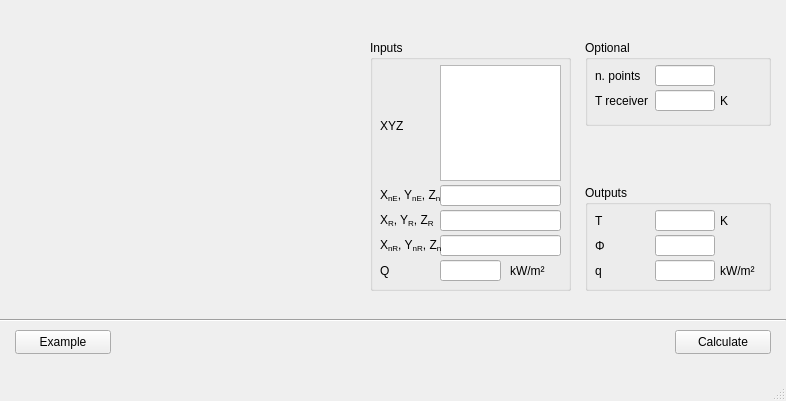
<?xml version="1.0" encoding="UTF-8"?>
<ui version="4.0">
 <class>MainWindow</class>
 <widget class="QMainWindow" name="MainWindow">
  <property name="geometry">
   <rect>
    <x>0</x>
    <y>0</y>
    <width>786</width>
    <height>401</height>
   </rect>
  </property>
  <property name="windowTitle">
   <string>MainWindow</string>
  </property>
  <widget class="QWidget" name="centralwidget">
   <widget class="Line" name="line">
    <property name="geometry">
     <rect>
      <x>0</x>
      <y>310</y>
      <width>786</width>
      <height>21</height>
     </rect>
    </property>
    <property name="orientation">
     <enum>Qt::Horizontal</enum>
    </property>
   </widget>
   <widget class="QGroupBox" name="groupBox_in">
    <property name="geometry">
     <rect>
      <x>370</x>
      <y>40</y>
      <width>201</width>
      <height>251</height>
     </rect>
    </property>
    <property name="title">
     <string>Inputs</string>
    </property>
    <widget class="QLabel" name="label_30">
     <property name="geometry">
      <rect>
       <x>10</x>
       <y>75</y>
       <width>61</width>
       <height>21</height>
      </rect>
     </property>
     <property name="minimumSize">
      <size>
       <width>0</width>
       <height>0</height>
      </size>
     </property>
     <property name="maximumSize">
      <size>
       <width>99999</width>
       <height>99999</height>
      </size>
     </property>
     <property name="toolTip">
      <string>Vertices of emitter</string>
     </property>
     <property name="text">
      <string>XYZ</string>
     </property>
     <property name="alignment">
      <set>Qt::AlignLeading|Qt::AlignLeft|Qt::AlignVCenter</set>
     </property>
    </widget>
    <widget class="QLabel" name="label_24">
     <property name="geometry">
      <rect>
       <x>10</x>
       <y>220</y>
       <width>61</width>
       <height>21</height>
      </rect>
     </property>
     <property name="sizePolicy">
      <sizepolicy hsizetype="Fixed" vsizetype="Fixed">
       <horstretch>0</horstretch>
       <verstretch>0</verstretch>
      </sizepolicy>
     </property>
     <property name="minimumSize">
      <size>
       <width>0</width>
       <height>0</height>
      </size>
     </property>
     <property name="maximumSize">
      <size>
       <width>99999</width>
       <height>99999</height>
      </size>
     </property>
     <property name="toolTip">
      <string>Heat flux of emitter</string>
     </property>
     <property name="text">
      <string>Q</string>
     </property>
     <property name="alignment">
      <set>Qt::AlignLeading|Qt::AlignLeft|Qt::AlignVCenter</set>
     </property>
    </widget>
    <widget class="QLabel" name="label_26">
     <property name="geometry">
      <rect>
       <x>10</x>
       <y>145</y>
       <width>61</width>
       <height>21</height>
      </rect>
     </property>
     <property name="sizePolicy">
      <sizepolicy hsizetype="Fixed" vsizetype="Fixed">
       <horstretch>0</horstretch>
       <verstretch>0</verstretch>
      </sizepolicy>
     </property>
     <property name="minimumSize">
      <size>
       <width>0</width>
       <height>0</height>
      </size>
     </property>
     <property name="maximumSize">
      <size>
       <width>99999</width>
       <height>99999</height>
      </size>
     </property>
     <property name="toolTip">
      <string>Emitter orientation (normal)</string>
     </property>
     <property name="text">
      <string>&lt;html&gt;&lt;head/&gt;&lt;body&gt;&lt;p&gt;X&lt;span style=&quot; vertical-align:sub;&quot;&gt;nE&lt;/span&gt;, Y&lt;span style=&quot; vertical-align:sub;&quot;&gt;nE&lt;/span&gt;, Z&lt;span style=&quot; vertical-align:sub;&quot;&gt;nE&lt;/span&gt;&lt;/p&gt;&lt;/body&gt;&lt;/html&gt;</string>
     </property>
     <property name="alignment">
      <set>Qt::AlignLeading|Qt::AlignLeft|Qt::AlignVCenter</set>
     </property>
    </widget>
    <widget class="QLineEdit" name="lineEdit_in_receiver_location">
     <property name="geometry">
      <rect>
       <x>70</x>
       <y>170</y>
       <width>121</width>
       <height>21</height>
      </rect>
     </property>
     <property name="sizePolicy">
      <sizepolicy hsizetype="Fixed" vsizetype="Fixed">
       <horstretch>0</horstretch>
       <verstretch>0</verstretch>
      </sizepolicy>
     </property>
     <property name="minimumSize">
      <size>
       <width>0</width>
       <height>0</height>
      </size>
     </property>
     <property name="maximumSize">
      <size>
       <width>16777215</width>
       <height>16777215</height>
      </size>
     </property>
     <property name="baseSize">
      <size>
       <width>0</width>
       <height>0</height>
      </size>
     </property>
    </widget>
    <widget class="QLineEdit" name="lineEdit_in_emitter_normal">
     <property name="geometry">
      <rect>
       <x>70</x>
       <y>145</y>
       <width>121</width>
       <height>21</height>
      </rect>
     </property>
     <property name="sizePolicy">
      <sizepolicy hsizetype="Fixed" vsizetype="Fixed">
       <horstretch>0</horstretch>
       <verstretch>0</verstretch>
      </sizepolicy>
     </property>
     <property name="minimumSize">
      <size>
       <width>0</width>
       <height>0</height>
      </size>
     </property>
     <property name="maximumSize">
      <size>
       <width>16777215</width>
       <height>16777215</height>
      </size>
     </property>
     <property name="baseSize">
      <size>
       <width>0</width>
       <height>0</height>
      </size>
     </property>
     <property name="text">
      <string/>
     </property>
    </widget>
    <widget class="QLineEdit" name="lineEdit_in_receiver_normal">
     <property name="geometry">
      <rect>
       <x>70</x>
       <y>195</y>
       <width>121</width>
       <height>21</height>
      </rect>
     </property>
     <property name="sizePolicy">
      <sizepolicy hsizetype="Fixed" vsizetype="Fixed">
       <horstretch>0</horstretch>
       <verstretch>0</verstretch>
      </sizepolicy>
     </property>
     <property name="minimumSize">
      <size>
       <width>0</width>
       <height>0</height>
      </size>
     </property>
     <property name="maximumSize">
      <size>
       <width>16777215</width>
       <height>16777215</height>
      </size>
     </property>
     <property name="baseSize">
      <size>
       <width>0</width>
       <height>0</height>
      </size>
     </property>
    </widget>
    <widget class="QLabel" name="label_43">
     <property name="geometry">
      <rect>
       <x>140</x>
       <y>220</y>
       <width>40</width>
       <height>21</height>
      </rect>
     </property>
     <property name="minimumSize">
      <size>
       <width>0</width>
       <height>0</height>
      </size>
     </property>
     <property name="maximumSize">
      <size>
       <width>16777215</width>
       <height>16777215</height>
      </size>
     </property>
     <property name="text">
      <string>kW/m²</string>
     </property>
    </widget>
    <widget class="QLineEdit" name="lineEdit_in_Q">
     <property name="geometry">
      <rect>
       <x>70</x>
       <y>220</y>
       <width>61</width>
       <height>21</height>
      </rect>
     </property>
     <property name="sizePolicy">
      <sizepolicy hsizetype="Fixed" vsizetype="Fixed">
       <horstretch>0</horstretch>
       <verstretch>0</verstretch>
      </sizepolicy>
     </property>
     <property name="minimumSize">
      <size>
       <width>0</width>
       <height>0</height>
      </size>
     </property>
     <property name="maximumSize">
      <size>
       <width>16777215</width>
       <height>16777215</height>
      </size>
     </property>
     <property name="baseSize">
      <size>
       <width>0</width>
       <height>0</height>
      </size>
     </property>
    </widget>
    <widget class="QLabel" name="label_27">
     <property name="geometry">
      <rect>
       <x>10</x>
       <y>195</y>
       <width>61</width>
       <height>21</height>
      </rect>
     </property>
     <property name="sizePolicy">
      <sizepolicy hsizetype="Fixed" vsizetype="Fixed">
       <horstretch>0</horstretch>
       <verstretch>0</verstretch>
      </sizepolicy>
     </property>
     <property name="minimumSize">
      <size>
       <width>0</width>
       <height>0</height>
      </size>
     </property>
     <property name="maximumSize">
      <size>
       <width>99999</width>
       <height>99999</height>
      </size>
     </property>
     <property name="toolTip">
      <string>Receiver orientation (normal)</string>
     </property>
     <property name="text">
      <string>&lt;html&gt;&lt;head/&gt;&lt;body&gt;&lt;p&gt;X&lt;span style=&quot; vertical-align:sub;&quot;&gt;nR&lt;/span&gt;, Y&lt;span style=&quot; vertical-align:sub;&quot;&gt;nR&lt;/span&gt;, Z&lt;span style=&quot; vertical-align:sub;&quot;&gt;nR&lt;/span&gt;&lt;/p&gt;&lt;/body&gt;&lt;/html&gt;</string>
     </property>
     <property name="alignment">
      <set>Qt::AlignLeading|Qt::AlignLeft|Qt::AlignVCenter</set>
     </property>
    </widget>
    <widget class="QLabel" name="label_28">
     <property name="geometry">
      <rect>
       <x>10</x>
       <y>170</y>
       <width>61</width>
       <height>21</height>
      </rect>
     </property>
     <property name="sizePolicy">
      <sizepolicy hsizetype="Fixed" vsizetype="Fixed">
       <horstretch>0</horstretch>
       <verstretch>0</verstretch>
      </sizepolicy>
     </property>
     <property name="minimumSize">
      <size>
       <width>0</width>
       <height>0</height>
      </size>
     </property>
     <property name="maximumSize">
      <size>
       <width>99999</width>
       <height>99999</height>
      </size>
     </property>
     <property name="toolTip">
      <string>Receiver location</string>
     </property>
     <property name="text">
      <string>&lt;html&gt;&lt;head/&gt;&lt;body&gt;&lt;p&gt;X&lt;span style=&quot; vertical-align:sub;&quot;&gt;R&lt;/span&gt;, Y&lt;span style=&quot; vertical-align:sub;&quot;&gt;R&lt;/span&gt;, Z&lt;span style=&quot; vertical-align:sub;&quot;&gt;R&lt;/span&gt;&lt;/p&gt;&lt;/body&gt;&lt;/html&gt;</string>
     </property>
     <property name="alignment">
      <set>Qt::AlignLeading|Qt::AlignLeft|Qt::AlignVCenter</set>
     </property>
    </widget>
    <widget class="QPlainTextEdit" name="plainTextEdit_in_emiter_xyz">
     <property name="geometry">
      <rect>
       <x>70</x>
       <y>25</y>
       <width>121</width>
       <height>116</height>
      </rect>
     </property>
    </widget>
   </widget>
   <widget class="QLabel" name="label">
    <property name="geometry">
     <rect>
      <x>15</x>
      <y>15</y>
      <width>341</width>
      <height>285</height>
     </rect>
    </property>
    <property name="text">
     <string/>
    </property>
    <property name="pixmap">
     <pixmap>../images/phi_calculator_extreme.png</pixmap>
    </property>
   </widget>
   <widget class="QPushButton" name="pushButton_calculate">
    <property name="geometry">
     <rect>
      <x>675</x>
      <y>330</y>
      <width>96</width>
      <height>24</height>
     </rect>
    </property>
    <property name="toolTip">
     <string>Click (or press Enter) to calculate.</string>
    </property>
    <property name="statusTip">
     <string>Click (or press Enter) to calculate.</string>
    </property>
    <property name="text">
     <string>Calculate</string>
    </property>
   </widget>
   <widget class="QGroupBox" name="groupBox_optionals">
    <property name="geometry">
     <rect>
      <x>585</x>
      <y>40</y>
      <width>186</width>
      <height>86</height>
     </rect>
    </property>
    <property name="title">
     <string>Optional</string>
    </property>
    <widget class="QLineEdit" name="lineEdit_in_emitter_points">
     <property name="geometry">
      <rect>
       <x>70</x>
       <y>25</y>
       <width>60</width>
       <height>21</height>
      </rect>
     </property>
     <property name="sizePolicy">
      <sizepolicy hsizetype="Fixed" vsizetype="Fixed">
       <horstretch>0</horstretch>
       <verstretch>0</verstretch>
      </sizepolicy>
     </property>
     <property name="minimumSize">
      <size>
       <width>0</width>
       <height>0</height>
      </size>
     </property>
     <property name="maximumSize">
      <size>
       <width>60</width>
       <height>16777215</height>
      </size>
     </property>
    </widget>
    <widget class="QLabel" name="label_14">
     <property name="geometry">
      <rect>
       <x>10</x>
       <y>25</y>
       <width>61</width>
       <height>21</height>
      </rect>
     </property>
     <property name="sizePolicy">
      <sizepolicy hsizetype="Fixed" vsizetype="Fixed">
       <horstretch>0</horstretch>
       <verstretch>0</verstretch>
      </sizepolicy>
     </property>
     <property name="minimumSize">
      <size>
       <width>40</width>
       <height>0</height>
      </size>
     </property>
     <property name="maximumSize">
      <size>
       <width>16777215</width>
       <height>16777215</height>
      </size>
     </property>
     <property name="toolTip">
      <string>Number of emitting points on emitter surface that the calculation will be based on</string>
     </property>
     <property name="text">
      <string>n. points</string>
     </property>
    </widget>
    <widget class="QLabel" name="label_15">
     <property name="geometry">
      <rect>
       <x>10</x>
       <y>50</y>
       <width>61</width>
       <height>21</height>
      </rect>
     </property>
     <property name="sizePolicy">
      <sizepolicy hsizetype="Fixed" vsizetype="Fixed">
       <horstretch>0</horstretch>
       <verstretch>0</verstretch>
      </sizepolicy>
     </property>
     <property name="minimumSize">
      <size>
       <width>40</width>
       <height>0</height>
      </size>
     </property>
     <property name="maximumSize">
      <size>
       <width>16777215</width>
       <height>16777215</height>
      </size>
     </property>
     <property name="toolTip">
      <string>Receiver temperature (i.e. ambient temperature)</string>
     </property>
     <property name="text">
      <string>T receiver</string>
     </property>
    </widget>
    <widget class="QLineEdit" name="lineEdit_in_receiver_initial_temperature">
     <property name="geometry">
      <rect>
       <x>70</x>
       <y>50</y>
       <width>60</width>
       <height>21</height>
      </rect>
     </property>
     <property name="sizePolicy">
      <sizepolicy hsizetype="Fixed" vsizetype="Fixed">
       <horstretch>0</horstretch>
       <verstretch>0</verstretch>
      </sizepolicy>
     </property>
     <property name="minimumSize">
      <size>
       <width>0</width>
       <height>0</height>
      </size>
     </property>
     <property name="maximumSize">
      <size>
       <width>60</width>
       <height>16777215</height>
      </size>
     </property>
    </widget>
    <widget class="QLabel" name="label_45">
     <property name="geometry">
      <rect>
       <x>135</x>
       <y>50</y>
       <width>50</width>
       <height>21</height>
      </rect>
     </property>
     <property name="text">
      <string>K</string>
     </property>
    </widget>
   </widget>
   <widget class="QPushButton" name="pushButton_test">
    <property name="geometry">
     <rect>
      <x>15</x>
      <y>330</y>
      <width>96</width>
      <height>24</height>
     </rect>
    </property>
    <property name="toolTip">
     <string>Click to generate example input parameters.</string>
    </property>
    <property name="statusTip">
     <string>Click to generate example input parameters.</string>
    </property>
    <property name="text">
     <string>Example</string>
    </property>
   </widget>
   <widget class="QGroupBox" name="groupBox_out">
    <property name="geometry">
     <rect>
      <x>585</x>
      <y>185</y>
      <width>186</width>
      <height>106</height>
     </rect>
    </property>
    <property name="title">
     <string>Outputs</string>
    </property>
    <widget class="QLineEdit" name="lineEdit_out_Phi">
     <property name="geometry">
      <rect>
       <x>70</x>
       <y>50</y>
       <width>60</width>
       <height>21</height>
      </rect>
     </property>
     <property name="sizePolicy">
      <sizepolicy hsizetype="Fixed" vsizetype="Fixed">
       <horstretch>0</horstretch>
       <verstretch>0</verstretch>
      </sizepolicy>
     </property>
     <property name="minimumSize">
      <size>
       <width>0</width>
       <height>0</height>
      </size>
     </property>
     <property name="maximumSize">
      <size>
       <width>60</width>
       <height>16777215</height>
      </size>
     </property>
    </widget>
    <widget class="QLineEdit" name="lineEdit_out_q">
     <property name="geometry">
      <rect>
       <x>70</x>
       <y>75</y>
       <width>60</width>
       <height>21</height>
      </rect>
     </property>
     <property name="sizePolicy">
      <sizepolicy hsizetype="Fixed" vsizetype="Fixed">
       <horstretch>0</horstretch>
       <verstretch>0</verstretch>
      </sizepolicy>
     </property>
     <property name="minimumSize">
      <size>
       <width>0</width>
       <height>0</height>
      </size>
     </property>
     <property name="maximumSize">
      <size>
       <width>60</width>
       <height>16777215</height>
      </size>
     </property>
    </widget>
    <widget class="QLabel" name="label_out_Phi">
     <property name="geometry">
      <rect>
       <x>10</x>
       <y>50</y>
       <width>40</width>
       <height>21</height>
      </rect>
     </property>
     <property name="sizePolicy">
      <sizepolicy hsizetype="Fixed" vsizetype="Fixed">
       <horstretch>0</horstretch>
       <verstretch>0</verstretch>
      </sizepolicy>
     </property>
     <property name="minimumSize">
      <size>
       <width>40</width>
       <height>0</height>
      </size>
     </property>
     <property name="maximumSize">
      <size>
       <width>40</width>
       <height>16777215</height>
      </size>
     </property>
     <property name="toolTip">
      <string>Solved view factor</string>
     </property>
     <property name="text">
      <string>Φ</string>
     </property>
    </widget>
    <widget class="QLabel" name="label_out_q">
     <property name="geometry">
      <rect>
       <x>10</x>
       <y>75</y>
       <width>40</width>
       <height>21</height>
      </rect>
     </property>
     <property name="sizePolicy">
      <sizepolicy hsizetype="Fixed" vsizetype="Fixed">
       <horstretch>0</horstretch>
       <verstretch>0</verstretch>
      </sizepolicy>
     </property>
     <property name="minimumSize">
      <size>
       <width>20</width>
       <height>0</height>
      </size>
     </property>
     <property name="maximumSize">
      <size>
       <width>40</width>
       <height>16777215</height>
      </size>
     </property>
     <property name="toolTip">
      <string>Solved heat flux at receiver</string>
     </property>
     <property name="text">
      <string>q</string>
     </property>
    </widget>
    <widget class="QLabel" name="label_out_q_unit">
     <property name="geometry">
      <rect>
       <x>135</x>
       <y>75</y>
       <width>50</width>
       <height>21</height>
      </rect>
     </property>
     <property name="text">
      <string>kW/m²</string>
     </property>
    </widget>
    <widget class="QLabel" name="label_out_T">
     <property name="geometry">
      <rect>
       <x>10</x>
       <y>25</y>
       <width>40</width>
       <height>21</height>
      </rect>
     </property>
     <property name="sizePolicy">
      <sizepolicy hsizetype="Fixed" vsizetype="Fixed">
       <horstretch>0</horstretch>
       <verstretch>0</verstretch>
      </sizepolicy>
     </property>
     <property name="minimumSize">
      <size>
       <width>40</width>
       <height>0</height>
      </size>
     </property>
     <property name="maximumSize">
      <size>
       <width>40</width>
       <height>16777215</height>
      </size>
     </property>
     <property name="toolTip">
      <string>Solved temperature at receiver</string>
     </property>
     <property name="text">
      <string>T</string>
     </property>
    </widget>
    <widget class="QLineEdit" name="lineEdit_out_T">
     <property name="geometry">
      <rect>
       <x>70</x>
       <y>25</y>
       <width>60</width>
       <height>21</height>
      </rect>
     </property>
     <property name="sizePolicy">
      <sizepolicy hsizetype="Fixed" vsizetype="Fixed">
       <horstretch>0</horstretch>
       <verstretch>0</verstretch>
      </sizepolicy>
     </property>
     <property name="minimumSize">
      <size>
       <width>0</width>
       <height>0</height>
      </size>
     </property>
     <property name="maximumSize">
      <size>
       <width>60</width>
       <height>16777215</height>
      </size>
     </property>
    </widget>
    <widget class="QLabel" name="label_out_T_unit">
     <property name="geometry">
      <rect>
       <x>135</x>
       <y>25</y>
       <width>50</width>
       <height>21</height>
      </rect>
     </property>
     <property name="text">
      <string>K</string>
     </property>
    </widget>
   </widget>
  </widget>
  <widget class="QMenuBar" name="menubar">
   <property name="geometry">
    <rect>
     <x>0</x>
     <y>0</y>
     <width>786</width>
     <height>22</height>
    </rect>
   </property>
  </widget>
  <widget class="QStatusBar" name="statusbar"/>
 </widget>
 <resources/>
 <connections/>
</ui>
